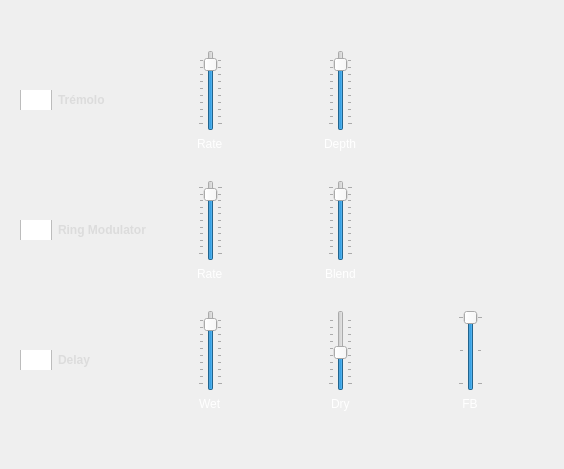
<?xml version="1.0" encoding="UTF-8"?>
<ui version="4.0">
 <class>efectosdlg</class>
 <widget class="QDialog" name="efectosdlg">
  <property name="geometry">
   <rect>
    <x>0</x>
    <y>0</y>
    <width>564</width>
    <height>469</height>
   </rect>
  </property>
  <property name="windowTitle">
   <string>Panel de Efectos</string>
  </property>
  <property name="windowIcon">
   <iconset>
    <activeon>:/png/main/res/fronticon.png</activeon>
   </iconset>
  </property>
  <property name="styleSheet">
   <string notr="true">#efectosdlg{
border-image: url(:/png/main/res/ui-2021/efectosdialog/fondo.png);
}</string>
  </property>
  <widget class="QCheckBox" name="chbTremolo">
   <property name="geometry">
    <rect>
     <x>20</x>
     <y>90</y>
     <width>121</width>
     <height>20</height>
    </rect>
   </property>
   <property name="toolTip">
    <string>&lt;html&gt;&lt;head/&gt;&lt;body&gt;&lt;p&gt;El efecto de trémolo es una oscilación de amplitud de nuestra señal. Cambiando el parámetro Rate, cambiamos la frecuencia de esa oscilación y con Depth cambiamos la profundidad.&lt;/p&gt;&lt;/body&gt;&lt;/html&gt;</string>
   </property>
   <property name="styleSheet">
    <string notr="true">

#chbTremolo::indicator {   
width:          32px;
                                             height:         32px; }                

#chbTremolo::indicator:unchecked {
	
	image: url(:/png/main/res/ui-2021/clientsettingsdialog/check_borde_p.png);
}
                     
#chbTremolo::indicator:pressed {
	
	image: url(:/png/main/res/ui-2021/clientsettingsdialog/check_azul_chico.png);
}
              
#chbTremolo::indicator:unchecked:hover {
 
	
	image: url(:/png/main/res/ui-2021/clientsettingsdialog/check_rosa_chico.png);
}
                 
#chbTremolo::indicator:checked {
  	 
	image: url(:/png/main/res/ui-2021/clientsettingsdialog/check_rosa_chico.png);
}
                   
#chbTremolo {              
font: 57 8pt &quot;Montserrat Medium&quot;;
color:          rgb(220, 220, 220);
                                              font:           bold;
}</string>
   </property>
   <property name="text">
    <string>Trémolo</string>
   </property>
  </widget>
  <widget class="QCheckBox" name="chbRing">
   <property name="geometry">
    <rect>
     <x>20</x>
     <y>220</y>
     <width>131</width>
     <height>20</height>
    </rect>
   </property>
   <property name="toolTip">
    <string>&lt;html&gt;&lt;head/&gt;&lt;body&gt;&lt;p&gt;Un Ring Modulator es un efecto donde multiplicamos la señal de audio entrante usando un oscilador. Con el parámetro Rate gestionamos la frecuencia de esa oscilación y con Blend manejamos la mezcla entre el audio original y el modulado.&lt;/p&gt;&lt;/body&gt;&lt;/html&gt;</string>
   </property>
   <property name="styleSheet">
    <string notr="true">

#chbRing::indicator {   
width:          32px;
                                             height:         32px; }                

#chbRing::indicator:unchecked {
	
	image: url(:/png/main/res/ui-2021/clientsettingsdialog/check_borde_p.png);
}
                     
#chbRing::indicator:pressed {
	
	image: url(:/png/main/res/ui-2021/clientsettingsdialog/check_azul_chico.png);
}
              
#chbRing::indicator:unchecked:hover {
 
	
	image: url(:/png/main/res/ui-2021/clientsettingsdialog/check_rosa_chico.png);
}
                 
#chbRing::indicator:checked {
  	 
	image: url(:/png/main/res/ui-2021/clientsettingsdialog/check_rosa_chico.png);
}
                   
#chbRing {              
font: 57 8pt &quot;Montserrat Medium&quot;;
color:          rgb(220, 220, 220);
                                              font:           bold;
}</string>
   </property>
   <property name="text">
    <string>Ring Modulator</string>
   </property>
  </widget>
  <widget class="QCheckBox" name="chbDelay">
   <property name="geometry">
    <rect>
     <x>20</x>
     <y>350</y>
     <width>131</width>
     <height>20</height>
    </rect>
   </property>
   <property name="toolTip">
    <string>&lt;html&gt;&lt;head/&gt;&lt;body&gt;&lt;p&gt;El efecto Delay produce una réplica de la señal entrante pero desplazada en el tiempo, lo que produce un efecto de eco. Con Wet agregamos porciones de la señal replicada, con Dry agregamos porciones de la señal original, y con FB agregamos feedback, o retroalimentación, o sea reingresamos una porción de lo que esta saliendo del efecto a la entrada nuevamente. &lt;/p&gt;&lt;/body&gt;&lt;/html&gt;</string>
   </property>
   <property name="styleSheet">
    <string notr="true">

#chbDelay::indicator {   
width:          32px;
                                             height:         32px; }                

#chbDelay::indicator:unchecked {
	
	image: url(:/png/main/res/ui-2021/clientsettingsdialog/check_borde_p.png);
}
                     
#chbDelay::indicator:pressed {
	
	image: url(:/png/main/res/ui-2021/clientsettingsdialog/check_azul_chico.png);
}
              
#chbDelay::indicator:unchecked:hover {
 
	
	image: url(:/png/main/res/ui-2021/clientsettingsdialog/check_rosa_chico.png);
}
                 
#chbDelay::indicator:checked {
  	 
	image: url(:/png/main/res/ui-2021/clientsettingsdialog/check_rosa_chico.png);
}
                   
#chbDelay {              
font: 57 8pt &quot;Montserrat Medium&quot;;
color:          rgb(220, 220, 220);
                                              font:           bold;
}</string>
   </property>
   <property name="text">
    <string>Delay</string>
   </property>
  </widget>
  <widget class="QWidget" name="verticalLayoutWidget">
   <property name="geometry">
    <rect>
     <x>160</x>
     <y>50</y>
     <width>101</width>
     <height>101</height>
    </rect>
   </property>
   <layout class="QVBoxLayout" name="verticalLayout">
    <property name="leftMargin">
     <number>10</number>
    </property>
    <property name="rightMargin">
     <number>10</number>
    </property>
    <item alignment="Qt::AlignHCenter">
     <widget class="QSlider" name="SldrTremRate">
      <property name="styleSheet">
       <string notr="true">QSlider::handle{
	border-image: url(:/png/main/res/ui-2021/clientdialog/fader_sala_blanco.png);

color: rgb(255, 255, 255);
}</string>
      </property>
      <property name="minimum">
       <number>5</number>
      </property>
      <property name="maximum">
       <number>100</number>
      </property>
      <property name="value">
       <number>90</number>
      </property>
      <property name="orientation">
       <enum>Qt::Vertical</enum>
      </property>
      <property name="tickPosition">
       <enum>QSlider::TicksBothSides</enum>
      </property>
     </widget>
    </item>
    <item alignment="Qt::AlignHCenter">
     <widget class="QLabel" name="label">
      <property name="maximumSize">
       <size>
        <width>50</width>
        <height>16777215</height>
       </size>
      </property>
      <property name="styleSheet">
       <string notr="true">color: rgb(255, 255, 255);
font: 57 8pt &quot;Montserrat Medium&quot;;</string>
      </property>
      <property name="text">
       <string>Rate</string>
      </property>
     </widget>
    </item>
   </layout>
  </widget>
  <widget class="QWidget" name="verticalLayoutWidget_2">
   <property name="geometry">
    <rect>
     <x>290</x>
     <y>50</y>
     <width>101</width>
     <height>101</height>
    </rect>
   </property>
   <layout class="QVBoxLayout" name="verticalLayout_2">
    <property name="leftMargin">
     <number>10</number>
    </property>
    <property name="rightMargin">
     <number>10</number>
    </property>
    <item alignment="Qt::AlignHCenter">
     <widget class="QSlider" name="SldrTremDeph">
      <property name="styleSheet">
       <string notr="true">QSlider::handle{
	border-image: url(:/png/main/res/ui-2021/clientdialog/fader_sala_blanco.png);

color: rgb(255, 255, 255);
}</string>
      </property>
      <property name="minimum">
       <number>5</number>
      </property>
      <property name="maximum">
       <number>100</number>
      </property>
      <property name="value">
       <number>90</number>
      </property>
      <property name="orientation">
       <enum>Qt::Vertical</enum>
      </property>
      <property name="tickPosition">
       <enum>QSlider::TicksBothSides</enum>
      </property>
     </widget>
    </item>
    <item alignment="Qt::AlignHCenter">
     <widget class="QLabel" name="label_2">
      <property name="maximumSize">
       <size>
        <width>50</width>
        <height>16777215</height>
       </size>
      </property>
      <property name="styleSheet">
       <string notr="true">color: rgb(255, 255, 255);
font: 57 8pt &quot;Montserrat Medium&quot;;</string>
      </property>
      <property name="text">
       <string>Depth</string>
      </property>
     </widget>
    </item>
   </layout>
  </widget>
  <widget class="QWidget" name="verticalLayoutWidget_3">
   <property name="geometry">
    <rect>
     <x>290</x>
     <y>180</y>
     <width>101</width>
     <height>101</height>
    </rect>
   </property>
   <layout class="QVBoxLayout" name="verticalLayout_3">
    <property name="leftMargin">
     <number>10</number>
    </property>
    <property name="rightMargin">
     <number>10</number>
    </property>
    <item alignment="Qt::AlignHCenter">
     <widget class="QSlider" name="SldrRingBlend">
      <property name="styleSheet">
       <string notr="true">QSlider::handle{
	border-image: url(:/png/main/res/ui-2021/clientdialog/fader_sala_blanco.png);

color: rgb(255, 255, 255);
}</string>
      </property>
      <property name="minimum">
       <number>0</number>
      </property>
      <property name="maximum">
       <number>100</number>
      </property>
      <property name="value">
       <number>90</number>
      </property>
      <property name="orientation">
       <enum>Qt::Vertical</enum>
      </property>
      <property name="tickPosition">
       <enum>QSlider::TicksBothSides</enum>
      </property>
     </widget>
    </item>
    <item alignment="Qt::AlignHCenter">
     <widget class="QLabel" name="label_3">
      <property name="maximumSize">
       <size>
        <width>50</width>
        <height>16777215</height>
       </size>
      </property>
      <property name="styleSheet">
       <string notr="true">color: rgb(255, 255, 255);
font: 57 8pt &quot;Montserrat Medium&quot;;</string>
      </property>
      <property name="text">
       <string>Blend</string>
      </property>
     </widget>
    </item>
   </layout>
  </widget>
  <widget class="QWidget" name="verticalLayoutWidget_4">
   <property name="geometry">
    <rect>
     <x>160</x>
     <y>180</y>
     <width>101</width>
     <height>101</height>
    </rect>
   </property>
   <layout class="QVBoxLayout" name="verticalLayout_4">
    <property name="leftMargin">
     <number>10</number>
    </property>
    <property name="rightMargin">
     <number>10</number>
    </property>
    <item alignment="Qt::AlignHCenter">
     <widget class="QSlider" name="SldrRingRate">
      <property name="styleSheet">
       <string notr="true">QSlider::handle{
	border-image: url(:/png/main/res/ui-2021/clientdialog/fader_sala_blanco.png);

color: rgb(255, 255, 255);
}</string>
      </property>
      <property name="minimum">
       <number>0</number>
      </property>
      <property name="maximum">
       <number>100</number>
      </property>
      <property name="value">
       <number>90</number>
      </property>
      <property name="orientation">
       <enum>Qt::Vertical</enum>
      </property>
      <property name="tickPosition">
       <enum>QSlider::TicksBothSides</enum>
      </property>
     </widget>
    </item>
    <item alignment="Qt::AlignHCenter">
     <widget class="QLabel" name="label_4">
      <property name="maximumSize">
       <size>
        <width>50</width>
        <height>16777215</height>
       </size>
      </property>
      <property name="styleSheet">
       <string notr="true">color: rgb(255, 255, 255);
font: 57 8pt &quot;Montserrat Medium&quot;;</string>
      </property>
      <property name="text">
       <string>Rate</string>
      </property>
     </widget>
    </item>
   </layout>
  </widget>
  <widget class="QWidget" name="verticalLayoutWidget_5">
   <property name="geometry">
    <rect>
     <x>290</x>
     <y>310</y>
     <width>101</width>
     <height>101</height>
    </rect>
   </property>
   <layout class="QVBoxLayout" name="verticalLayout_5">
    <property name="leftMargin">
     <number>10</number>
    </property>
    <property name="rightMargin">
     <number>10</number>
    </property>
    <item alignment="Qt::AlignHCenter">
     <widget class="QSlider" name="SldrDelayDry">
      <property name="styleSheet">
       <string notr="true">QSlider::handle{
	border-image: url(:/png/main/res/ui-2021/clientdialog/fader_sala_blanco.png);

color: rgb(255, 255, 255);
}</string>
      </property>
      <property name="minimum">
       <number>5</number>
      </property>
      <property name="maximum">
       <number>100</number>
      </property>
      <property name="value">
       <number>50</number>
      </property>
      <property name="orientation">
       <enum>Qt::Vertical</enum>
      </property>
      <property name="tickPosition">
       <enum>QSlider::TicksBothSides</enum>
      </property>
     </widget>
    </item>
    <item alignment="Qt::AlignHCenter">
     <widget class="QLabel" name="label_5">
      <property name="maximumSize">
       <size>
        <width>50</width>
        <height>16777215</height>
       </size>
      </property>
      <property name="styleSheet">
       <string notr="true">color: rgb(255, 255, 255);
font: 57 8pt &quot;Montserrat Medium&quot;;</string>
      </property>
      <property name="text">
       <string>Dry</string>
      </property>
     </widget>
    </item>
   </layout>
  </widget>
  <widget class="QWidget" name="verticalLayoutWidget_6">
   <property name="geometry">
    <rect>
     <x>160</x>
     <y>310</y>
     <width>101</width>
     <height>101</height>
    </rect>
   </property>
   <layout class="QVBoxLayout" name="verticalLayout_6">
    <property name="leftMargin">
     <number>10</number>
    </property>
    <property name="rightMargin">
     <number>10</number>
    </property>
    <item alignment="Qt::AlignHCenter">
     <widget class="QSlider" name="SldrDelayWet">
      <property name="styleSheet">
       <string notr="true">QSlider::handle{
	border-image: url(:/png/main/res/ui-2021/clientdialog/fader_sala_blanco.png);

color: rgb(255, 255, 255);
}</string>
      </property>
      <property name="minimum">
       <number>5</number>
      </property>
      <property name="maximum">
       <number>100</number>
      </property>
      <property name="value">
       <number>90</number>
      </property>
      <property name="orientation">
       <enum>Qt::Vertical</enum>
      </property>
      <property name="tickPosition">
       <enum>QSlider::TicksBothSides</enum>
      </property>
     </widget>
    </item>
    <item alignment="Qt::AlignHCenter">
     <widget class="QLabel" name="label_6">
      <property name="maximumSize">
       <size>
        <width>50</width>
        <height>16777215</height>
       </size>
      </property>
      <property name="styleSheet">
       <string notr="true">color: rgb(255, 255, 255);
font: 57 8pt &quot;Montserrat Medium&quot;;</string>
      </property>
      <property name="text">
       <string>Wet</string>
      </property>
     </widget>
    </item>
   </layout>
  </widget>
  <widget class="QWidget" name="verticalLayoutWidget_7">
   <property name="geometry">
    <rect>
     <x>420</x>
     <y>310</y>
     <width>101</width>
     <height>101</height>
    </rect>
   </property>
   <layout class="QVBoxLayout" name="verticalLayout_7">
    <property name="leftMargin">
     <number>0</number>
    </property>
    <property name="rightMargin">
     <number>0</number>
    </property>
    <item alignment="Qt::AlignHCenter">
     <widget class="QSlider" name="SldrDelayFeedback">
      <property name="styleSheet">
       <string notr="true">QSlider::handle{
	border-image: url(:/png/main/res/ui-2021/clientdialog/fader_sala_blanco.png);

color: rgb(255, 255, 255);
}</string>
      </property>
      <property name="minimum">
       <number>30</number>
      </property>
      <property name="maximum">
       <number>50</number>
      </property>
      <property name="value">
       <number>50</number>
      </property>
      <property name="orientation">
       <enum>Qt::Vertical</enum>
      </property>
      <property name="tickPosition">
       <enum>QSlider::TicksBothSides</enum>
      </property>
     </widget>
    </item>
    <item alignment="Qt::AlignHCenter">
     <widget class="QLabel" name="label_7">
      <property name="sizePolicy">
       <sizepolicy hsizetype="Maximum" vsizetype="Preferred">
        <horstretch>0</horstretch>
        <verstretch>0</verstretch>
       </sizepolicy>
      </property>
      <property name="minimumSize">
       <size>
        <width>0</width>
        <height>0</height>
       </size>
      </property>
      <property name="maximumSize">
       <size>
        <width>55</width>
        <height>16777215</height>
       </size>
      </property>
      <property name="styleSheet">
       <string notr="true">color: rgb(255, 255, 255);
font: 57 8pt &quot;Montserrat Medium&quot;;</string>
      </property>
      <property name="text">
       <string>&lt;html&gt;&lt;head/&gt;&lt;body&gt;&lt;p align=&quot;center&quot;&gt;FB&lt;/p&gt;&lt;/body&gt;&lt;/html&gt;</string>
      </property>
     </widget>
    </item>
   </layout>
  </widget>
 </widget>
 <resources/>
 <connections/>
</ui>
